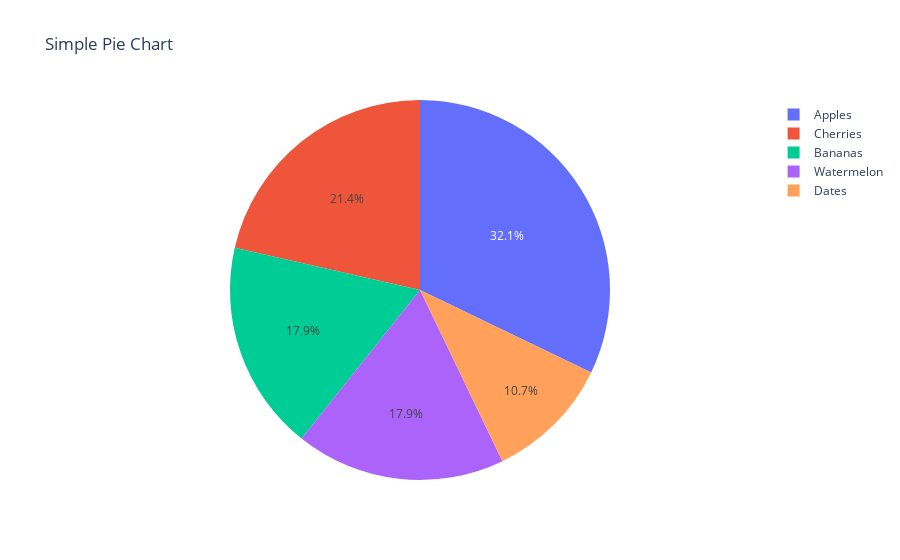

Notebook source saved alongside this figure:
### Code cell
import plotly.graph_objects as go

# Sample Data
labels = ['Apples', 'Bananas', 'Cherries', 'Dates', 'Watermelon']
values = [450, 250, 300, 150, 250]

# Create the Pie Chart
fig = go.Figure(data=[go.Pie(labels=labels, values=values)])

# Customize the layout
fig.update_layout(title='Simple Pie Chart')

# Show the figure
fig.show()

### Figure 1 — Plotly figure (JSON) as saved in the notebook; plotly's stock layout.template omitted (floating-point values rounded to 4 significant figures)
{"data": [{"labels": ["Apples", "Bananas", "Cherries", "Dates", "Watermelon"], "type": "pie", "values": [450, 250, 300, 150, 250]}], "layout": {"title": {"text": "Simple Pie Chart"}}}
